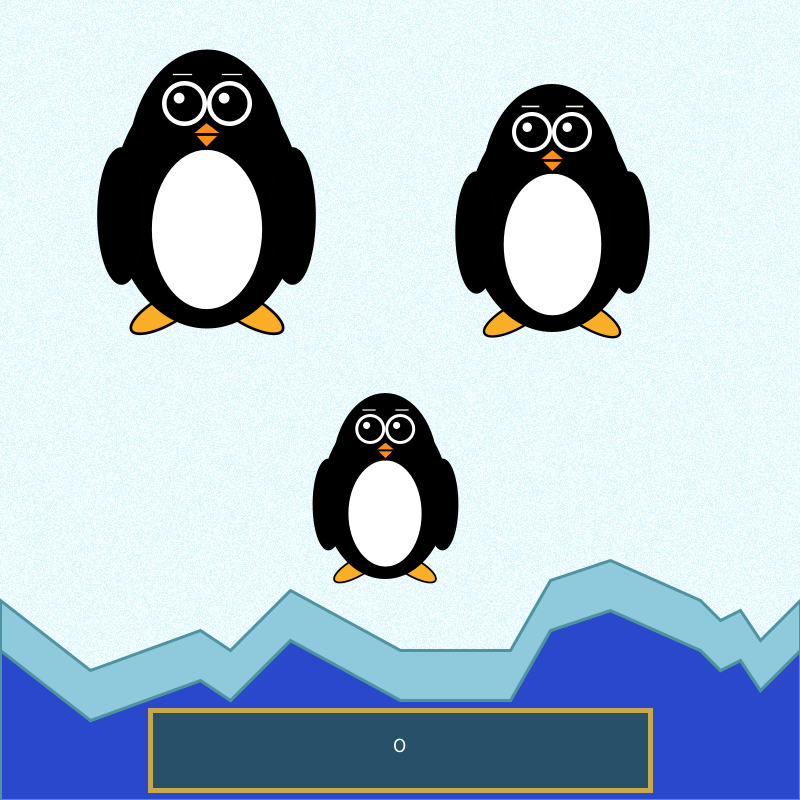
Frame 1 (no input)
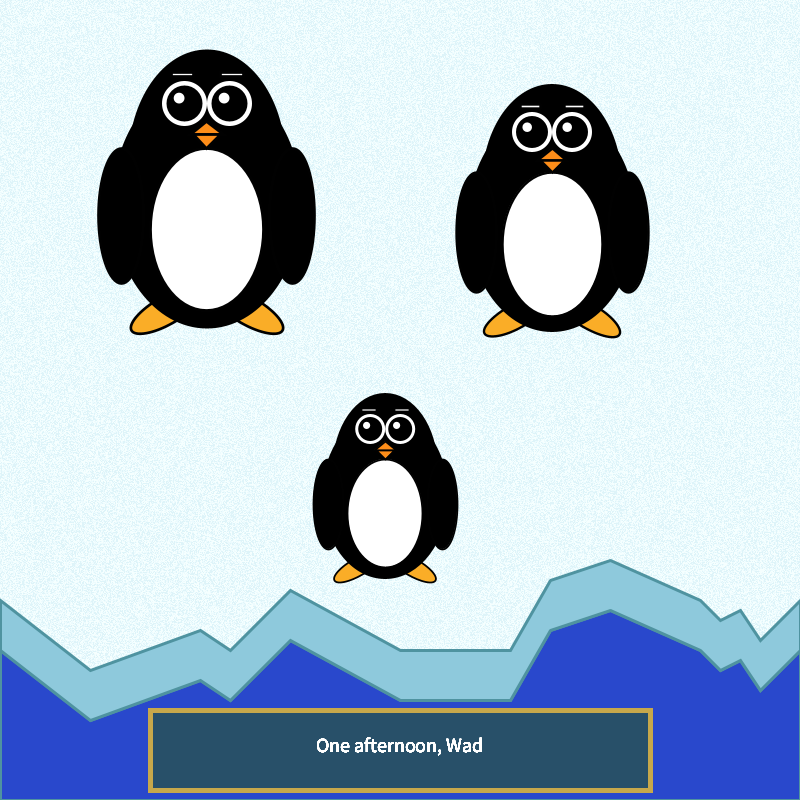
Frame 60 (the mouse pressed at the canvas centre just before this capture)
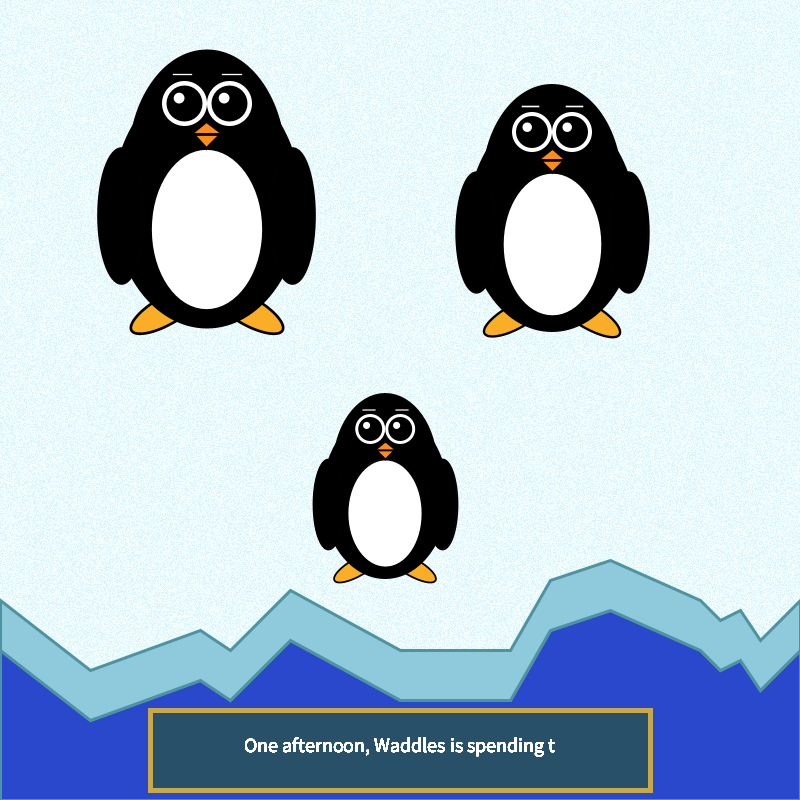
Frame 120 (the mouse held since frame 60 and released just before this capture)

The Processing sketch that drew these frames (run headless with seeded random() and noise(); from frame 60 on, the mouse is pressed at the canvas centre):

// Processing sketch: Final
// ── Final.pde
/* This model is a static model used for the beginning game animation
 It will be simply display a scene where Waddles, the main character is lost and needs help
 1)Will be rendered with basic shapes
 2)If need be animations can be added. 
 3)Make arms, beak, and eyes all different entities for possible animation
 4)eyes can move to follow mouse. 
 5)arms could flap on click 
 */
color[] iceC = new color[3];
int[] colorStore = new int[640000];
int[] crackStore = new int[22];
float gap=0;
float prev =0;
int endCrack=0;
int crackTime=0;
float zoom=1;
float textEnter =1;
String prevMsg ="";
PSys fire[] = new PSys[30];
void setup () {
  size(800, 800);
  iceC[0] = color(#DEF4F9);
  iceC[1] = color(#ECFBFE);
  iceC[2] = color(#F5FFFF);
  
  for (int i = 0; i < 640000; i++) {
    colorStore[i]=(int)random(0,3);
  }
  for(int i=0; i<21;i++)
  {
    crackStore[i]=(int)random(375,425);
  }
  colorMode(RGB, 255, 255, 255, 100);
  //start a new particle system
  smooth();
  
}

void draw () {
  if (millis()<52000)
  {
    strokeWeight(3);
    pushMatrix();
    scale(zoom);
    pushMatrix();
    if(gap>80)
      translate(0,(gap-80)*-1);
    stroke(79,147,160);
    drawIceBG();
    if(millis()>10000)
      scene2();
    pushMatrix();
    scale(0.9);
    stroke(#000000);
    translate(30, 0);
    drawPenguin();
    popMatrix();
    pushMatrix();
    scale(0.8);
    translate(490, 50);
    drawPenguin();
    popMatrix();
    popMatrix();
    pushMatrix();
    if(gap<=80)
      translate(0,gap);
    else
    {
      translate(0,80);
    }
    pushMatrix();
    scale(0.6);
    translate(442, 600);
    drawPenguin();
    popMatrix();
    drawEnd();
    popMatrix();
    popMatrix();
    textControl();
  }
  else
    game();
}
void textControl()
{
  if(millis()<8000)
    drawTextBox("One afternoon, Waddles is spending time with his family on an iceberg.");
  else if(millis()>=8000 && millis()<17000)
    drawTextBox("Suddenly, he hears a loud CRACK!");
  else if(millis()>=17000 && millis()<23000)
    drawTextBox("Oh no! The iceberg is breaking!");
  else if(millis()>=23000 && millis()<29000)
    drawTextBox("Waddles watches helplessly as his family floats away :(");
  else if(millis()>=29000 && millis()<36000)
    drawTextBox("He would chase them, but he's not a very good swimmer.");
  else if(millis()>=36000 && millis()<45000)
    drawTextBox("The iceberg moved very fast, and now Waddles is far away from home.");
  else if(millis()>=45000 && millis()<52000)
    drawTextBox("Waddles needs your help to get back to his family!");
}
void game()
{
  background(41,72,204);
  pushMatrix();
  translate(10,0);
  scale(0.3);
  rotate(90);
  drawPenguin();
  popMatrix();
}
void scene2()
{
  drawCrack();
  if(endCrack!=840 && millis()-prev>crackTime)
  {
    endCrack+=40;
    fire[endCrack/40] = new PSys((int)random(5,35), new PVector(500, crackStore[endCrack/40], 0));
    fire[endCrack/40].setLoc(new PVector(endCrack, crackStore[endCrack/40],0));
      
    prev =millis();
    crackTime= (int)random(150,450);
  }
  else if(endCrack==840 && gap<600){
    gap+=random(0.3,0.8);
  }
  for(int i =1; i<endCrack/40;i++)
    fire[i].run();
  if(gap!=0)
    newCrack();
}
void drawCrack()
{
  endShape(CLOSE);
   if(gap==0)
     noFill();
   else
     fill(41,72,204);
  beginShape();
  for(int i=0; i<endCrack;i+=40)
  {
      vertex(i, crackStore[i/40]+gap);
  }
  for(int i=endCrack-40; i>=0;i-=40)
  {
      vertex(i, crackStore[i/40]);
  }
  endShape(CLOSE);
}
void newCrack()
{
  if(gap<50)
  {
  fill(142,201,220);
  beginShape();
  for(int i=0; i<820;i+=40)
  {
    vertex(i, crackStore[i/40]+gap);
  }
  for(int i=800; i>=0;i-=40)
  {
    vertex(i, crackStore[i/40]);
  }
  endShape();
  }
  else
  {
    fill(142,201,220);
  beginShape();
  for(int i=0; i<820;i+=40)
  {
    vertex(i, crackStore[i/40]+50);
  }
  for(int i=800; i>=0;i-=40)
  {
    vertex(i, crackStore[i/40]);
  }
  endShape();
  }
  
}
void drawEnd()
{ stroke(79,147,160);
  fill(41,72,204);
  beginShape();
    vertex(0,650);
    vertex(90,720);
    vertex(200,680);
    vertex(230,700);
    vertex(290,640);
    vertex(400,700);
    vertex(510,700);
    vertex(550,630);
    vertex(610,610);
    vertex(700,650);
    vertex(720,670);
    vertex(740,660);
    vertex(760,690);
    vertex(800,650);
    vertex(800,800);
    vertex(0,800);
  endShape(CLOSE);
  fill(142,201,220);
  beginShape();
    vertex(0,650);
    vertex(90,720);
    vertex(200,680);
    vertex(230,700);
    vertex(290,640);
    vertex(400,700);
    vertex(510,700);
    vertex(550,630);
    vertex(610,610);
    vertex(700,650);
    vertex(720,670);
    vertex(740,660);
    vertex(760,690);
    vertex(800,650);
    vertex(800,600);
    vertex(760,640);
    vertex(740,610);
    vertex(720,620);
    vertex(700,600);
    vertex(610,560);
    vertex(550,580);
    vertex(510,650);
    vertex(400,650);
    vertex(290,590);
    vertex(230,650);
    vertex(200,630);
    vertex(90,670);
    vertex(0,600);
  endShape(CLOSE);
}

void drawIceBG()
{
  loadPixels();
  for (int i = 0; i < 640000; i++) {
    pixels[i] = iceC[colorStore[i]];
  }
  updatePixels();
}

void drawPenguin()
{
  //left flipper
  pushMatrix();
  fill(250, 173, 39);
  translate(155, 345);
  rotate(5*PI/6);
  translate(-160, -345);
  ellipse(160, 345, 90, 30);
  popMatrix();
  //right flipper
  pushMatrix();
  fill(250, 173, 39);
  translate(245, 345);
  rotate(PI/6);
  translate(-240, -345);
  ellipse(240, 345, 90, 30);
  popMatrix();
  //body head and white stomach
  pushMatrix();
  noStroke();
  translate(200, 200);
  fill(0);
  ellipse(0, 25, 210, 280);
  ellipse(0, -20, 175, 250);
  stroke(1);
  fill(255);
  ellipse(0, 55, 125, 180);
  popMatrix();
//eye R
pushMatrix();
noStroke();
translate(225, 115);
ellipse(0, 0, 50, 50);
fill(0);
ellipse(0, 0, 40, 40);
fill(255);
ellipse(-6, -6, 12, 12);
popMatrix();
//eyeL
pushMatrix();
translate (175, 115);
fill(255);
ellipse(0, 0, 50, 50);
fill(0);
ellipse(0, 0, 40, 40);
fill(255);
ellipse(-6, -6, 12, 12);
popMatrix();
    
//Beak
pushMatrix();
stroke(1);
fill(253, 141, 25);
triangle(182, 150, 200, 135, 218, 150);
triangle(185, 150, 200, 165, 215, 150);
popMatrix();

//Arm L
pushMatrix();
translate(105, 240);
fill(0);
ellipse(0, 0, 50, 150);
popMatrix();
//Arm R
pushMatrix();
translate(295, 240);
fill(0);
ellipse(0, 0, 50, 150);
popMatrix();

//eyebrow L
pushMatrix();
fill(255);
translate(160, 80);
rect(0, 0, 25, 5);
popMatrix();
//eyebrow R
pushMatrix();
fill(255);
translate(240, 80);
rect(0, 0, -25, 5);
popMatrix();
}

void mousePressed() {
println("Z" + " " + mouseX + " " +  "Q" + " " + mouseY);
}

class Particle {
  
  PVector loc;
  PVector vel;
  PVector accel;
  float r;
  float life;
  
  //constructor
  Particle(PVector start) {
    accel = new PVector(0, 0.05, 0); //gravity
    vel = new PVector(random(-2, 2), random(-6, 0), 0);
    loc = start.get();
    r = 2.0;
    life = random(10,20);
  }
  void run() {
    updateP();
    renderP();
  }
  
  //a function to update the particle each frame
  void updateP() {
    vel.add(accel);
    loc.add(vel);
    life -= 1.0;
  }
  
  //how to draw a particle
  void renderP() {
    pushMatrix();
      ellipseMode(CENTER);
      fill(79,147,160);
      translate(loc.x, loc.y);
      ellipse(0, 0, r, r);
    popMatrix();
  }
  
  //a function to test if a particle is alive
  boolean alive() {
    if (life <= 0.0) {
      return false;
    } else {
      return true;
    }
  }
} //end of particle object definition


//now define a group of particles as a particleSys
class PSys{
  
  ArrayList particles; //all the particles
  PVector source; //where all the particles emit from
  PVector shade; //their main color
  int n;
  //constructor
  PSys(int num, PVector init_loc) {
    particles = new ArrayList();
    source = init_loc;
    n=num;
    shade = new PVector(random(255), random(255), random(255));
  }
    void setLoc(PVector init_loc)
    {
      source = init_loc;
      for (int i=0; i < n; i++) {
        particles.add(new Particle(source));
      }
    }
    //what to do each frame
    void run() {
      //go through backwards for deletes
      for (int i=particles.size()-1; i >=0; i--) {
        Particle p = (Particle) particles.get(i);
        //update each particle per frame
        p.run();
        if ( !p.alive()) {
          particles.remove(i);
        }
      }
    }
    
    //is particle system still populated?
    boolean dead() {
        if (particles.isEmpty() ) {
          return true;
        } else {
          return false;
        }
    }
}
void drawTextBox(String msg)
{
  if(!prevMsg.equals(msg))
    textEnter=1;
  strokeWeight(5);
  stroke(199,168,75);
  fill(40,80,105);
  rect(150,710,500,80);
  fill(255,255,255);
  textAlign(CENTER, CENTER);
  textSize(20);
  try{
  for(int i=0; i<textEnter; i++)
  {
    text(msg.substring(0,(int)textEnter), 160, 705,480,80);
  }
  }
  catch (Exception e)
  {
    text(msg.substring(0,(int)msg.length()), 160, 705,480,80);
  }
  if(textEnter<msg.length())
    textEnter+=0.3;
  prevMsg = msg;
}
